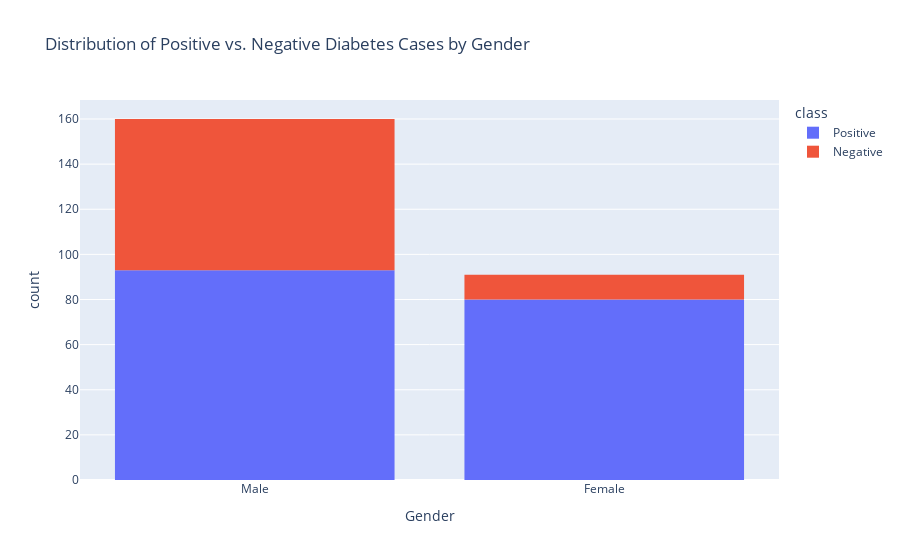

This figure's notebook cell:
### Code cell
# For Creating Interactive graphs
gendis= px.histogram(Diabetes, x = 'Gender', color = 'class', title="Distribution of Positive vs. Negative Diabetes Cases by Gender")
gendis.show()
pltbl= ['Gender', 'class']
cm = sns.light_palette("green", as_cmap=True)
(round(pd.crosstab(Diabetes[pltbl[0]],Diabetes[pltbl[1]], normalize='columns') * 100,2)).style.background_gradient(cmap = cm)

### Figure 1 — Plotly figure (JSON) as saved in the notebook; plotly's stock layout.template omitted (floating-point values rounded to 4 significant figures; data arrays with more than 128 entries replaced by an {"elided": "..."} marker saying what was removed)
{"data": [{"alignmentgroup": "True", "bingroup": "x", "hovertemplate": "class=Positive<br>Gender=%{x}<br>count=%{y}<extra></extra>", "legendgroup": "Positive", "marker": {"color": "#636efa", "pattern": {"shape": ""}}, "name": "Positive", "offsetgroup": "Positive", "orientation": "v", "showlegend": true, "type": "histogram", "x": {"elided": "173 str values"}, "xaxis": "x", "yaxis": "y"}, {"alignmentgroup": "True", "bingroup": "x", "hovertemplate": "class=Negative<br>Gender=%{x}<br>count=%{y}<extra></extra>", "legendgroup": "Negative", "marker": {"color": "#EF553B", "pattern": {"shape": ""}}, "name": "Negative", "offsetgroup": "Negative", "orientation": "v", "showlegend": true, "type": "histogram", "x": ["Male", "Male", "Male", "Male", "Male", "Male", "Male", "Male", "Male", "Male", "Male", "Male", "Male", "Male", "Male", "Male", "Male", "Male", "Male", "Male", "Male", "Male", "Male", "Male", "Male", "Male", "Male", "Male", "Male", "Male", "Male", "Male", "Male", "Male", "Male", "Male", "Male", "Male", "Male", "Male", "Male", "Male", "Male", "Male", "Male", "Male", "Male", "Female", "Female", "Female", "Female", "Female", "Female", "Female", "Male", "Male", "Male", "Male", "Male", "Male", "Male", "Male", "Female", "Female", "Female", "Male", "Male", "Male", "Male", "Male", "Male", "Male", "Male", "Male", "Male", "Male", "Female", "Male"], "xaxis": "x", "yaxis": "y"}], "layout": {"autosize": true, "barmode": "relative", "legend": {"title": {"text": "class"}, "tracegroupgap": 0}, "title": {"text": "Distribution of Positive vs. Negative Diabetes Cases by Gender"}, "xaxis": {"anchor": "y", "autorange": true, "domain": [0, 1], "range": [-0.5, 1.5], "title": {"text": "Gender"}, "type": "category"}, "yaxis": {"anchor": "x", "autorange": true, "domain": [0, 1], "range": [0, 168.4], "title": {"text": "count"}}}}
